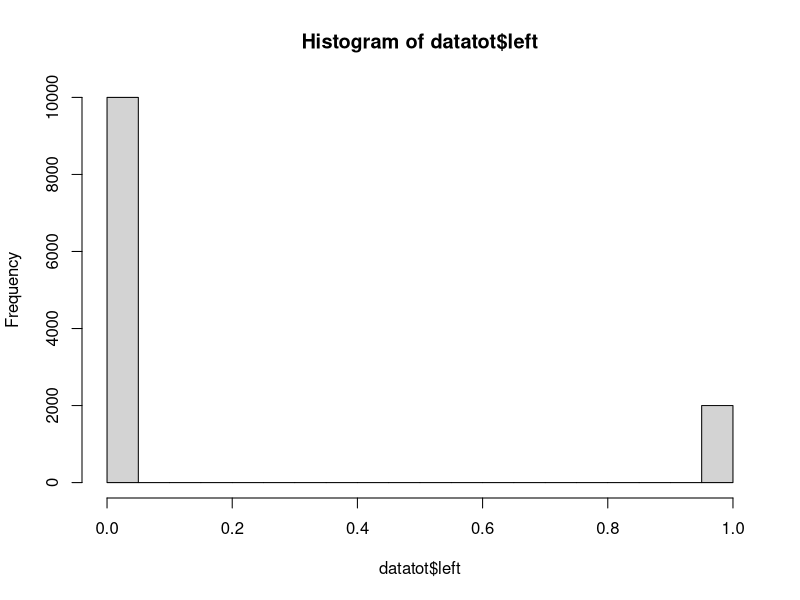
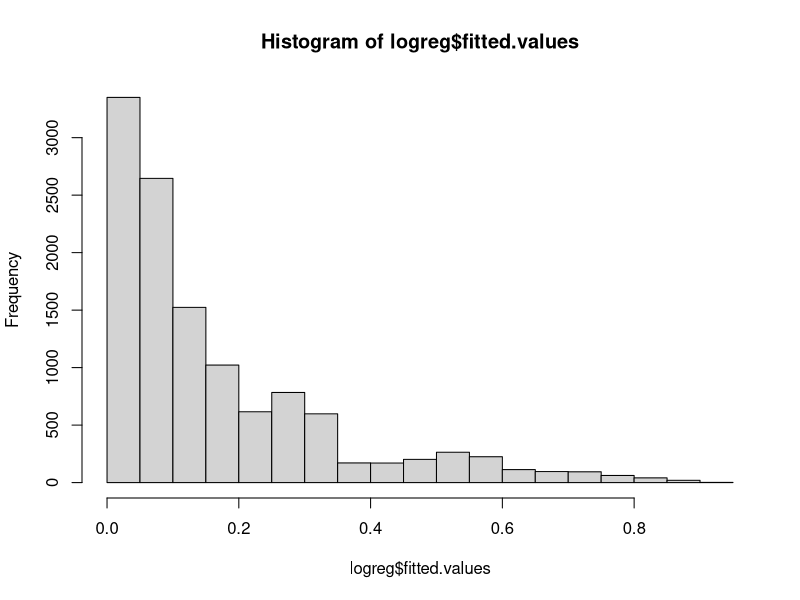
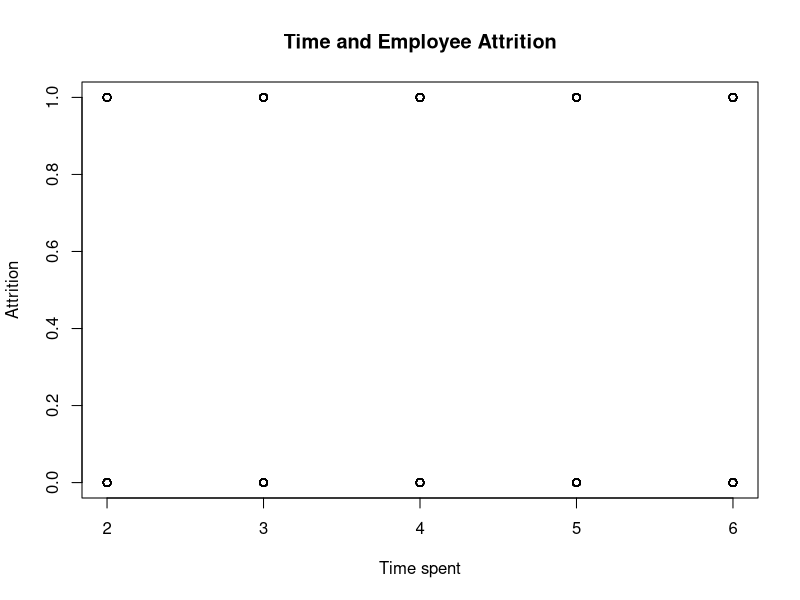
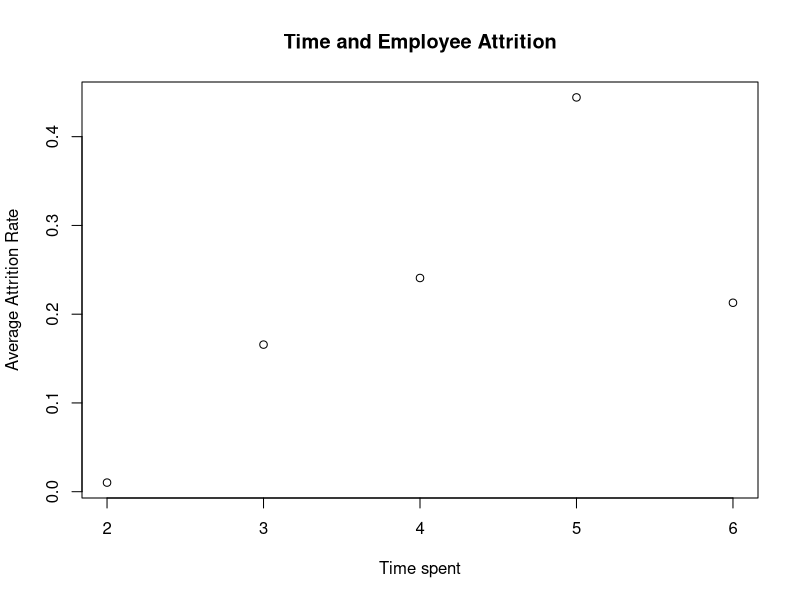
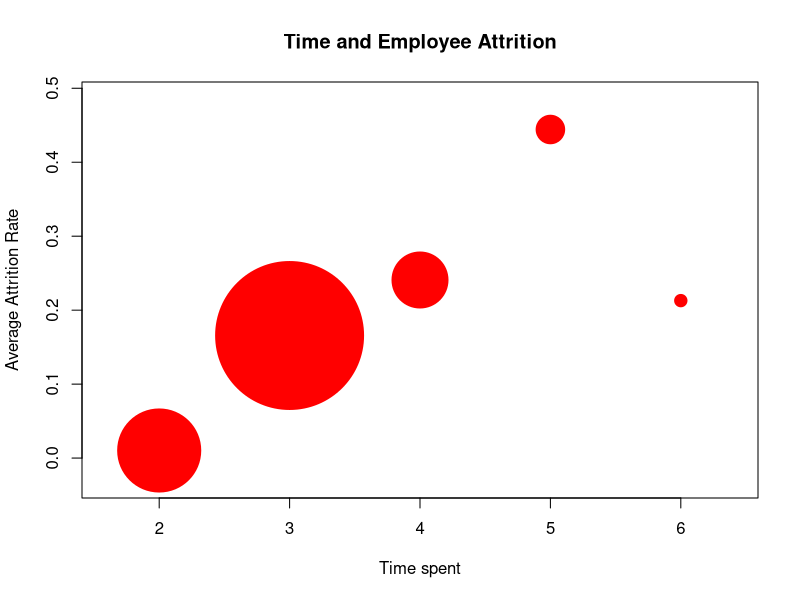
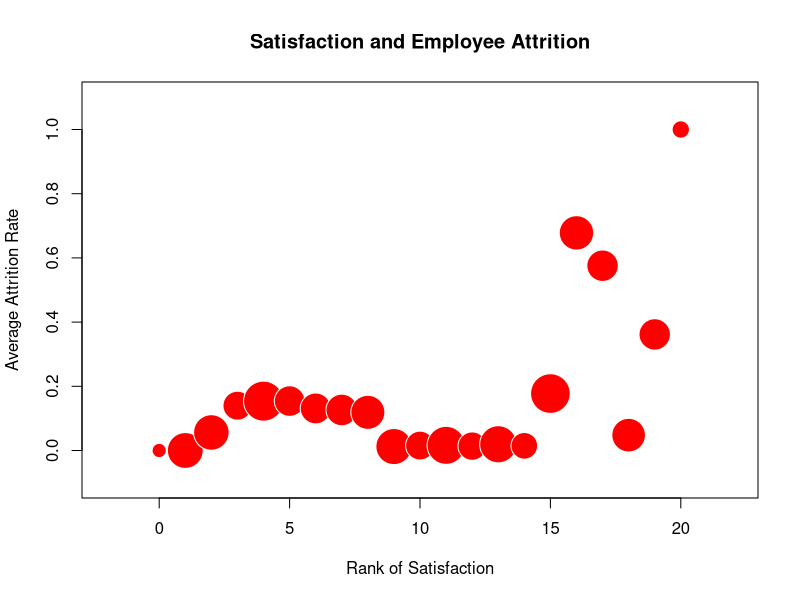

Reproduce these figures in R, in order.



# - - - - - -  Don't Change Any lines - - - - - - - 

# clean up the memory of your current R session
rm(list=ls(all=TRUE))

# lets load our database
# Remember that whatever you decide to name your value is what needs to be input in the next formula "in this case we choose datatot"
datatot=read.table('DATA_3.02_HR2.csv', header = T,sep=',')

# Now let's have a look at our variables and see some summary statistics
# The str() function shows the structure of your dataset and details the type of variables that it contains
# This function shows us that we have 7 variables (represented by $)
str(datatot)

# The summary() function provides for each variable in your dataset the minimum, mean, maximum and quartiles
# This tells us that for example in the "left" column that "0.16 or 17%" of employees have left# 
# This function is great to just familiarize quickly with your dataset
summary(datatot)

# look at the frequencies for the left variable
# This formula lets us know that "0" is the number of employees that stayed and "1" is the number of employees that left
table(datatot$left)

# look at percentages for the left variable
#This formulat is the same information but just in a percentage format "0" is employees who stayed and "1" is employees who left
table(datatot$left)/nrow(datatot) 

# alternatively, plot a histogram
#This lets us see the same information but in a graph form, if you need to show leardersihp
hist(datatot$left)

# Let's check out the correlations
# This tells us the linear correlation between 2 linear varaibles (meaning that relate to one another)
# Here we can a correlation of "left" variable, for example newborn negatively impact a left result
cor(datatot)


# Estimate the drivers of attrition
# But we dont' want to know the impact that one has on everything
# To know the impact that each has on one another and their intereaciton, we want to create a logistic regression, so we don't miss details.
logreg = glm(left ~ ., family=binomial(logit), data=datatot) 


# See the proportion of employee attrition according to the model
# This formula lets us base on a "0" employees staying to "1" employees leaving, how many employee are likely to leave or "left"
# But this is just an estimation formula
hist(logreg$fitted.values) 

# We want to get an actual 
# To assess the correlation between estimated attrition and actual
# This gives us the linear relationship between the two
# a correlation that lands between "0" or +1 means it's a strong relationship
# a "0" correlation tipically means there is no relationship
cor(logreg$fitted.values,datatot$left)


# Now that we know their is a correlation or relationship between the variables we want to set a benchmark or rule
# We will name this benchmark as "cuttoff=.05", now "above .05 is left" and "below .05 is stays"
# Cutoff to determine when P[leaving] should be considered as a leaver or not. Note you can play with it...
# But you'll realize that a "large cutoff value" will mean that we can rarely predict an outcome in this case that the employee is leaving
# But you'll realize that a "small cutoff value" will mean that we can rarely predict an outcome in this case that the employee is staying
cutoff=.5

# Now we established and will know that anything below is a "stay" in the company and anything above is a "left" the company
# But we want set up how the system will let us know. This formula lets us know by saying True or False.
# False being predicted
# True being Actually happened
table(logreg$fitted.value>=cutoff,datatot$left)


# Now lets compute the percentage of correctly classified employees who stayed
# This is the manual version "9464/(9464+536)" but below is the prefer way of doing it
sum((logreg$fitted.values<=cutoff)&(datatot$left==0))/sum(datatot$left==0)


# And lets compute the percentage of correctly classified employees who left
# This is the manual version "381/(1619+381)" but below is the prefer way of doing it
sum((logreg$fitted.values>cutoff)&(datatot$left==1))/sum(datatot$left==1) 

# Compute the overall percentage of correctly classified employees
# This is the manual version "(9464+381)/(9464+536+381)" but below is the prefer way of doing it
mean((logreg$fitted.values>cutoff)==(datatot$left==1)) 


# Report the results of the logistic regression
# This lets us know what distinguishes our catergories
# For example here we can see that our satisfaction level is the most important since it has a higher negative value
summary(logreg) 

#Lets create a chart
# Let's use a more visual way to see the effect of one of the most important driver: TIC
# This chart won't show us anything, because it takes the "0" and "1" values in the "left" variable confuses the system
plot(datatot$TIC,datatot$left,main= "Time and Employee Attrition", ylab="Attrition", xlab= "Time spent")

#How dow we fix this problem?
# So lets try computing the "left" by years it took to for a person to leave
# Firs lets save our data as an aggregated plot
tempdata=datatot

# We compute the average attrition rate for each value of TIC
# Since the "left" variable or column has numeral values "0" or "1" to identify stayed or left we will use TIC to aggregate these
aggbTimeRank=aggregate(left~ TIC, data=tempdata, FUN=mean)


# Now we can see 2 values
# TIC which represent the years that an employee stayed
# Left which represent the "population percentage"
aggbTimeRank


# Let try visualizing it again
# Much better but we don't know how many employees each point represents which is TIC or years and employee stayed
plot(aggbTimeRank$TIC,aggbTimeRank$left,main= "Time and Employee Attrition", ylab="Average Attrition Rate", xlab= "Time spent")

# We compute the number of employees for each value of TIC
cntbTimeRank=aggregate(left~ TIC, data=tempdata, FUN=length)

# BUt lets get an accurate number rather than a percentage by using the below formula
cntbTimeRank

# Now that the system identified this we can try again with a symbols formula
# This formula visualizes the TIC or year an employee stayed population by size red circle
symbols(aggbTimeRank$TIC,aggbTimeRank$left,circles=cntbTimeRank$left, inches=.75, fg="white", bg="red",main= "Time and Employee Attrition", ylab="Average Attrition Rate", xlab= "Time spent") 


#Let now work with another variable
# Lets save our data again
tempdata=datatot

# Let's use a more visual way to see the effect of the most important driver: Satisfaction
# We create categories of employee satisfaction ranking. We create 20 groups (because it will work well later...)
tempdata$rankSatis = round(rank(-tempdata$S)/600) 

#let check out the output using the following
# This will show satisfaction number between 0-20
# This allow us to have 21 groups of satisfcation
tempdata$rankSatis

# We compute the average attrition rate for each category
aggbSatisRank = aggregate(left~ rankSatis, data=tempdata, FUN=mean) 

# We compute the number of employees for each value of TIC
cntbSatisRank = aggregate(left~ rankSatis, data=tempdata, FUN=length) 

symbols(aggbSatisRank$rankSatis,aggbSatisRank$left,circles=cntbSatisRank$left, inches=.2, fg="white", bg="red",main= "Satisfaction and Employee Attrition", ylab="Average Attrition Rate", xlab= "Rank of Satisfaction")

# This lets us see that people who stay "0" what their satisfaction level is from 0 to 20
# Same with people who are "1" who left.
# with 0 being unsatisfied 